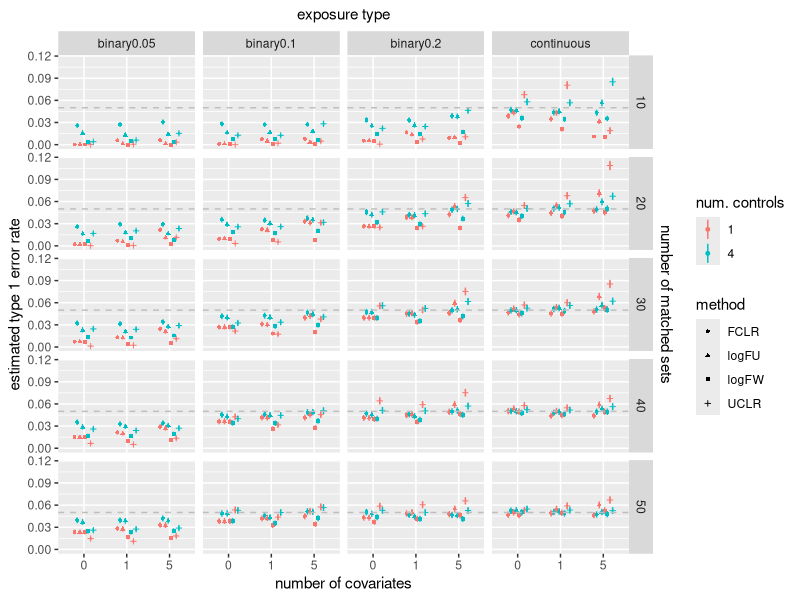
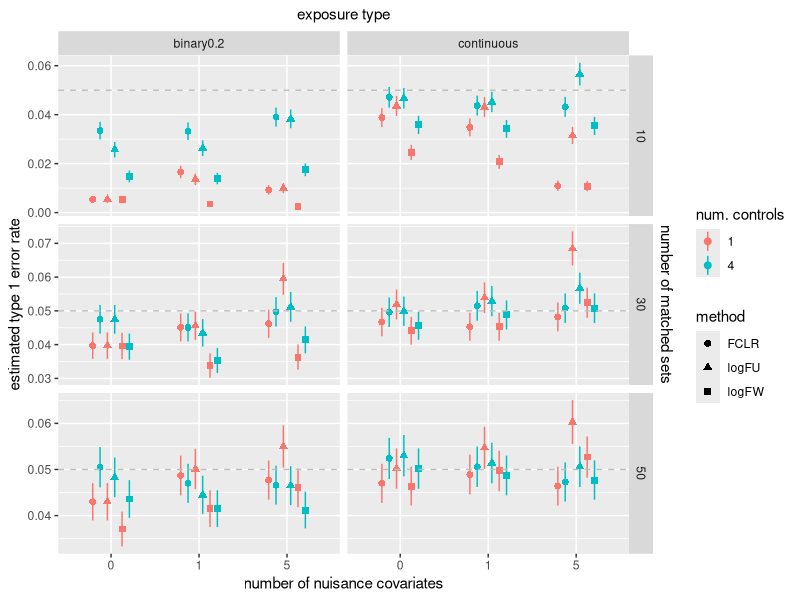
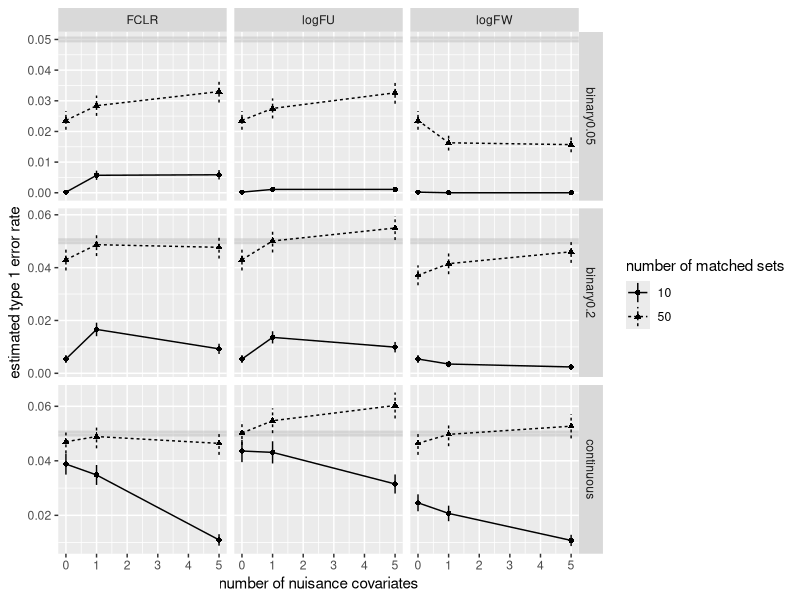
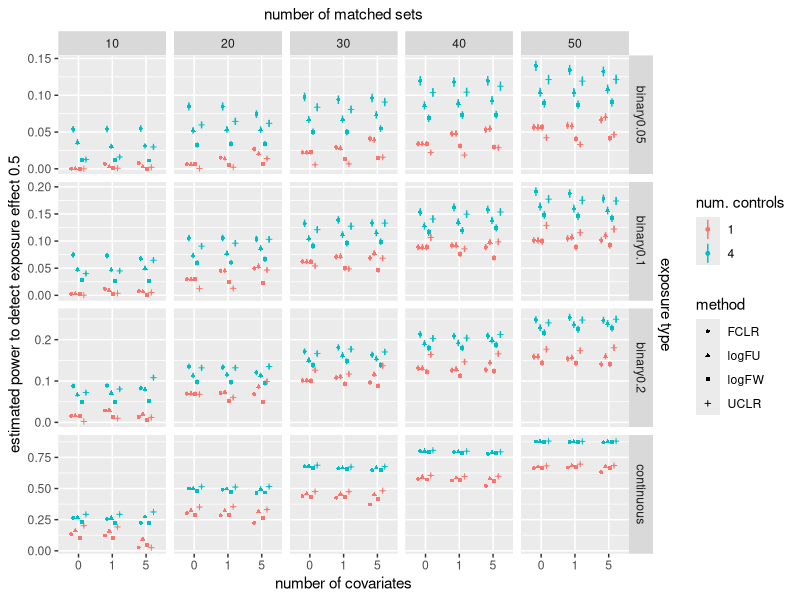
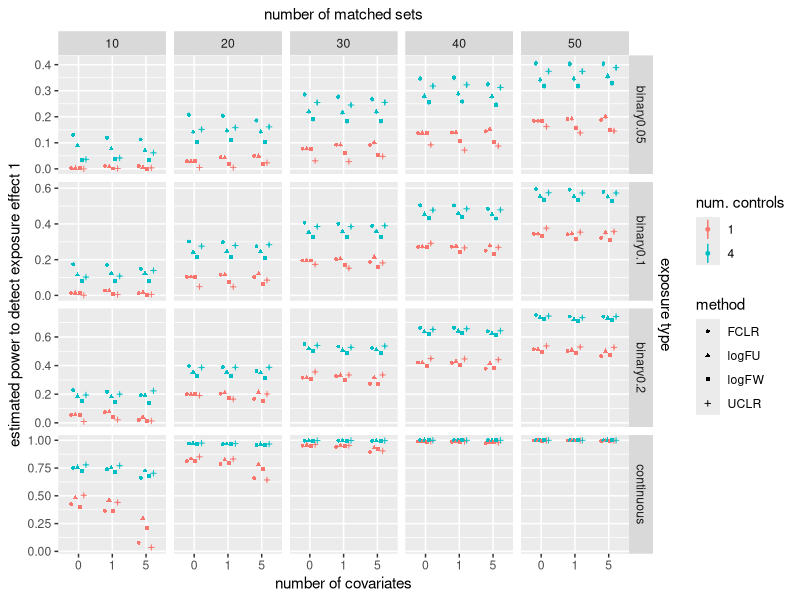
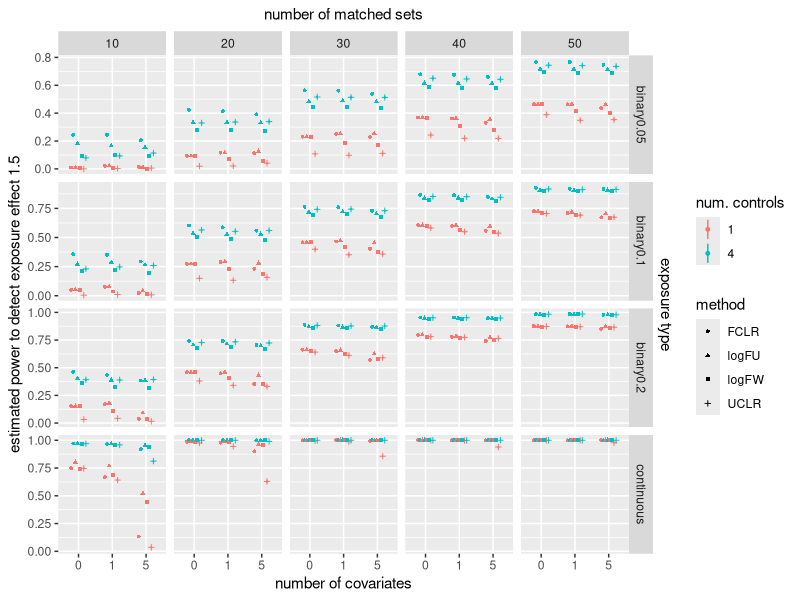
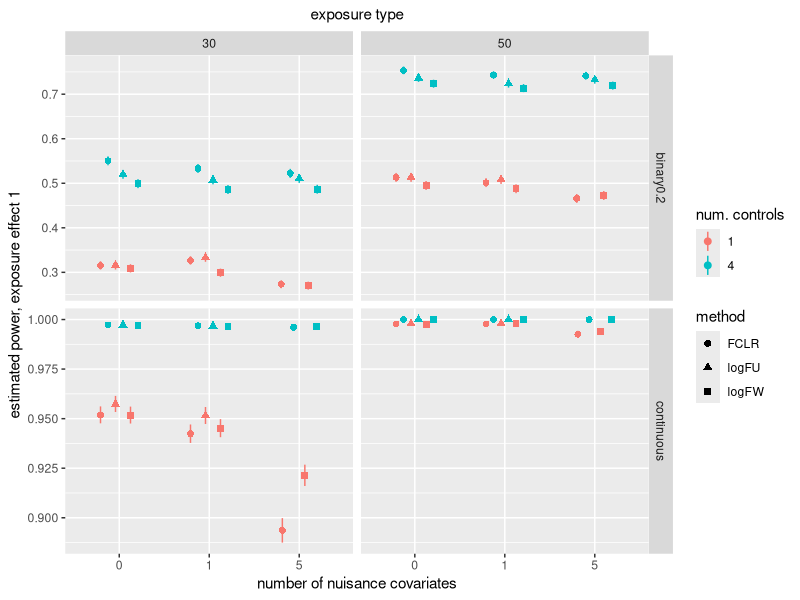
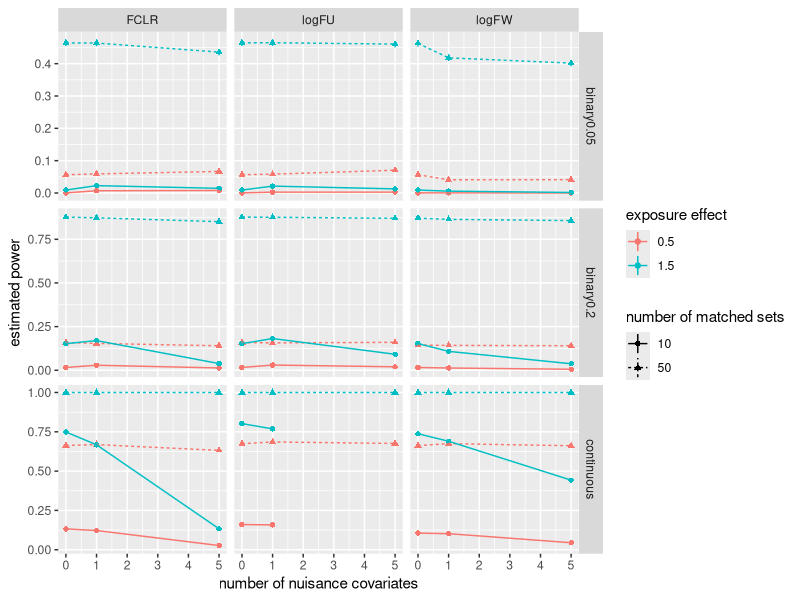

Generate these figures, in order, with R:
## ---- chunk 1
knitr::opts_chunk$set(echo = TRUE)
## ---- chunk 2
library(tidyverse)
library(xtable)
## ---- chunk 3
res <- read.table("simres.txt",header=TRUE)
res$method[res$method=="Firth"] <- "FCLR"
res$method[res$method=="CLR"] <- "UCLR"
# make sure simulation config parameters are all factors
for(col in c("method","ConCaseRatio","nmatch","exptype","beta","ncov")) {
  res[,col] <- factor(res[,col])
}
## ---- chunk 4
pos.dodge <- 0.5
plotdat <- filter(res,beta==0)
ggplot(plotdat,aes(x=ncov,y=test.rej,shape=method,color=ConCaseRatio)) +
  geom_point(position=position_dodge(pos.dodge),size=1) +
  geom_linerange(aes(ymin=test.rej-2*test.rej.se,ymax=test.rej+2*test.rej.se),
                 position=position_dodge(pos.dodge)) +
  geom_hline(yintercept=0.05, linetype="dashed", color = "grey") +
   scale_y_continuous(sec.axis = sec_axis(~ . , name = "number of matched sets",breaks = NULL,labels = NULL)) +
  facet_grid(nmatch~exptype)  +
  xlab("number of covariates")+ ylab("estimated type 1 error rate") +
  labs(color="num. controls") +
  ggtitle("exposure type") +
theme(plot.title = element_text(hjust = 0.5, size = 11))
ggsave(file="t1e_full.eps",device="eps")
ggsave(file="t1e_full.pdf",device="pdf")
## ---- chunk 5
pos.dodge <- 0.5
plotdat <- filter(res,beta==0,method!="UCLR",exptype=="binary0.2"|exptype=="continuous",nmatch==10|nmatch==30|nmatch==50)
ggplot(plotdat,aes(x=ncov,y=test.rej,shape=method,color=ConCaseRatio)) +
  geom_point(position=position_dodge(pos.dodge),size=2) +
  geom_linerange(aes(ymin=test.rej-2*test.rej.se,ymax=test.rej+2*test.rej.se),
                 position=position_dodge(pos.dodge)) +
  geom_hline(yintercept=0.05, linetype="dashed", color = "grey") +
   scale_y_continuous(sec.axis = sec_axis(~ . , name = "number of matched sets",breaks = NULL,labels = NULL)) +
  facet_grid(nmatch~exptype, scales = "free_y") +
  xlab("number of nuisance covariates")+ ylab("estimated type 1 error rate") +
  labs(color="num. controls") +
     ggtitle("exposure type") +
theme(plot.title = element_text(hjust = 0.5, size = 11))
## ---- chunk 6
pos.dodge <- 0.5
fres <- res
fres$ncov <- as.numeric(as.character(fres$ncov))
plotdat <- filter(fres,ConCaseRatio==1,beta==0,method!="UCLR",exptype=="binary0.05"|exptype=="binary0.2"|exptype=="continuous",nmatch==10|nmatch==50)
ggplot(plotdat,aes(x=ncov,y=test.rej,linetype=nmatch,shape=nmatch)) +
   geom_hline(yintercept=0.05, color = "grey",linewidth=2,alpha=.5) +
  #geom_point(position=position_dodge(pos.dodge),size=2) +
  geom_point(size=1.5) +
  geom_line() +
  #geom_linerange(aes(ymin=test.rej-2*test.rej.se,ymax=test.rej+2*test.rej.se),
  #               position=position_dodge(pos.dodge)) +
  geom_linerange(aes(ymin=test.rej-2*test.rej.se,ymax=test.rej+2*test.rej.se)) +
  facet_grid(exptype~method, scales = "free_y") +
  xlab("number of nuisance covariates")+ ylab("estimated type 1 error rate") +
  labs(color="num. controls") +  labs(shape="number of matched sets") +
  labs(linetype="number of matched sets") +
theme(plot.title = element_text(hjust = 0.5, size = 11))


ggsave(file="t1e.eps",device="eps")
ggsave(file="t1e.pdf",device="pdf")
## ---- chunk 7
pos.dodge <- 0.5
plotdat <- filter(res,beta==0.5)
ggplot(plotdat,aes(x=ncov,y=test.rej,shape=method,color=ConCaseRatio)) +
  geom_point(position=position_dodge(pos.dodge),size=1) +
  geom_linerange(aes(ymin=test.rej-2*test.rej.se,ymax=test.rej+2*test.rej.se),
                 position=position_dodge(pos.dodge)) +
  #geom_hline(yintercept=0.05, linetype="dashed", color = "grey") +
   scale_y_continuous(sec.axis = sec_axis(~ . , name = "exposure type",breaks = NULL,labels = NULL)) +
  facet_grid(exptype~nmatch,scale="free")  +
  xlab("number of covariates")+ ylab("estimated power to detect exposure effect 0.5") +
  labs(color="num. controls") +
  ggtitle("number of matched sets") +
theme(plot.title = element_text(hjust = 0.5, size = 11))
ggsave(file="power_full0.5.eps",device="eps")
ggsave(file="power_full0.5.pdf",device="pdf")
## ---- chunk 8
pos.dodge <- 0.5
plotdat <- filter(res,beta==1)
ggplot(plotdat,aes(x=ncov,y=test.rej,shape=method,color=ConCaseRatio)) +
  geom_point(position=position_dodge(pos.dodge),size=1) +
  geom_linerange(aes(ymin=test.rej-2*test.rej.se,ymax=test.rej+2*test.rej.se),
                 position=position_dodge(pos.dodge)) +
  #geom_hline(yintercept=0.05, linetype="dashed", color = "grey") +
   scale_y_continuous(sec.axis = sec_axis(~ . , name = "exposure type",breaks = NULL,labels = NULL)) +
  facet_grid(exptype~nmatch,scale="free")  +
  xlab("number of covariates")+ ylab("estimated power to detect exposure effect 1") +
  labs(color="num. controls") +
  ggtitle("number of matched sets") +
theme(plot.title = element_text(hjust = 0.5, size = 11))
ggsave(file="power_full1.eps",device="eps")
ggsave(file="power_full1.pdf",device="pdf")
## ---- chunk 9
pos.dodge <- 0.5
plotdat <- filter(res,beta==1.5)
ggplot(plotdat,aes(x=ncov,y=test.rej,shape=method,color=ConCaseRatio)) +
  geom_point(position=position_dodge(pos.dodge),size=1) +
  geom_linerange(aes(ymin=test.rej-2*test.rej.se,ymax=test.rej+2*test.rej.se),
                 position=position_dodge(pos.dodge)) +
  #geom_hline(yintercept=0.05, linetype="dashed", color = "grey") +
   scale_y_continuous(sec.axis = sec_axis(~ . , name = "exposure type",breaks = NULL,labels = NULL)) +
  facet_grid(exptype~nmatch,scale="free")  +
  xlab("number of covariates")+ ylab("estimated power to detect exposure effect 1.5") +
  labs(color="num. controls") +
  ggtitle("number of matched sets") +
theme(plot.title = element_text(hjust = 0.5, size = 11))
ggsave(file="power_full1.5.eps",device="eps")
ggsave(file="power_full1.5.pdf",device="pdf")
## ---- chunk 10
pos.dodge <- 0.5
plotdat <- filter(res,beta==1,method!="UCLR",exptype=="binary0.2"|exptype=="continuous",nmatch==30|nmatch==50)
biased.test <- with(plotdat,(method=="logFU"&ncov==5&ConCaseRatio==1) |
                      (method=="logFU"&ncov==5&exptype=="continuous") )
plotdat <- plotdat[!biased.test,]
ggplot(plotdat,aes(x=ncov,y=test.rej,shape=method,color=ConCaseRatio)) +
  geom_point(position=position_dodge(pos.dodge),size=2) +
  geom_linerange(aes(ymin=test.rej-2*test.rej.se,ymax=test.rej+2*test.rej.se),
                 position=position_dodge(pos.dodge)) +
   #scale_y_continuous(sec.axis = sec_axis(~ . , name = "number of matched sets",breaks = NULL,labels = NULL)) +
  facet_grid(exptype~nmatch, scales = "free_y") +
  xlab("number of nuisance covariates")+ ylab("estimated power, exposure effect 1") +
  labs(color="num. controls") +
     ggtitle("exposure type") +
theme(plot.title = element_text(hjust = 0.5, size = 11))
ggsave(file="power.eps",device="eps")
ggsave(file="power.pdf",device="pdf")
## ---- chunk 11
pos.dodge <- 0.5
plotdat <- filter(fres,ConCaseRatio==1,beta==0.5|beta==1.5,method!="UCLR",exptype=="binary0.05"|exptype=="binary0.2"|exptype=="continuous",nmatch==10|nmatch==50)
biased.test <- with(plotdat,(method=="logFU"&ncov==5&nmatch==10&exptype=="continuous"))
plotdat <- plotdat[!biased.test,]
ggplot(plotdat,aes(x=ncov,y=test.rej,color=beta,linetype=nmatch,shape=nmatch)) +
  geom_point(size=1.5) + geom_line() +
  geom_linerange(aes(ymin=test.rej-2*test.rej.se,ymax=test.rej+2*test.rej.se)) +
  #geom_hline(yintercept=0.05, linetype="dashed", color = "grey") +
    scale_y_continuous(n.breaks=5) +
  facet_grid(exptype~method, scales = "free_y") +
  xlab("number of nuisance covariates")+ ylab("estimated power") +
  labs(color="exposure effect") + labs(shape="number of matched sets") +
  labs(linetype="number of matched sets") +
theme(plot.title = element_text(hjust = 0.5, size = 11))


ggsave(file="power.eps",device="eps")
ggsave(file="power.pdf",device="pdf")
